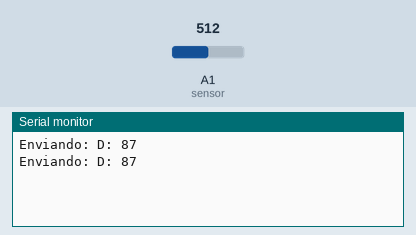
Recording of a sketch running on a simulated Arduino Uno, built with avr-gcc and run on an emulated ATmega328P. On the bench: the last lines printed to the serial monitor. The test bench sets the inputs (shaded band); at power-on: A1 (sensor) = 512. No radio packets arrive unless stated.

Above: at 1.8 s.
1.9 s: A1 (sensor) set to 716
At 2.7 s:
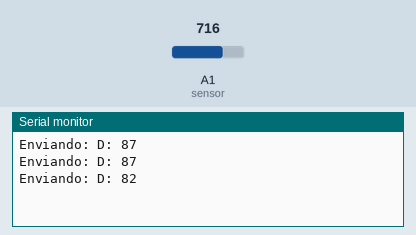
3.4 s: A1 (sensor) set to 900
At 4.3 s:
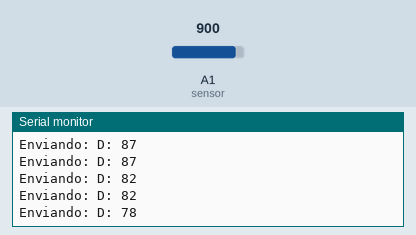
Timing chart, 0 to 6.4 s (numbered marks = the images above; inputs shaded):
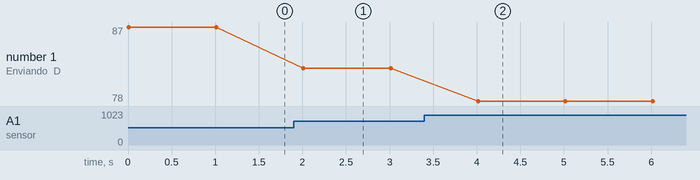

The sketch:

FINAL_TRANS.ino
```cpp
#define sensor 15   //Sensor de humedad de suelo
#include <RF24.h>
#include <RF24_config.h>
#include <nRF24L01.h>
#include <printf.h>
int humidity;
//Ejercicio Laboratorio modulo RF24LO1
//Codigo de transmision
//Se envia un caja de texto

RF24 radio(4, 5); // CE, CSN
//long contador=0;
String weight;

void setup()
{
  pinMode(sensor, INPUT);
  Serial.begin(115200);
  radio.begin();
  radio.setChannel(5);
  radio.setDataRate (RF24_1MBPS);
  radio.setPALevel(RF24_PA_HIGH);
  radio.openWritingPipe(0x1234567890LL);
}

void loop()
{
  humidity = map(analogRead(sensor), 4092, 0, 0, 100);
  String texto = "D: " + String(humidity);
  radio.write(&texto, sizeof(texto));
  Serial.println("Enviando: "+ texto);
  delay(1000);
  //contador=contador+1;
}
```

Measured:
- after the input at 1.9 s, the serial monitor: prints a new line after 0.11 s (image 1)
- after the input at 3.4 s, the serial monitor: prints a new line after 0.62 s (image 2)
- plotted number 1: 87 → 82 after the input at 1.9 s, 82 → 78 after the input at 3.4 s
